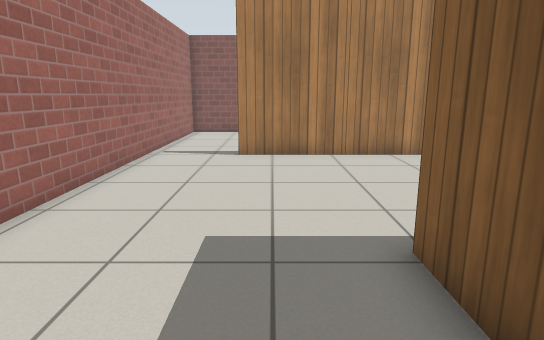
[1] (above)

24 first-person views from a walk through a robot-simulator world made for Gazebo. The camera is 1 m above the floor, tilts 12° down and sees 75° across. The floor is counted in squares, 0.5 m on a side. Each view is taken from the middle of a square. On the plan, view 1 faces up. The plan holds only what a view shows up to about 19 squares ahead; the rest is blank. The robots in the file are not drawn. Gazebo's built-in surfaces are drawn with simple patterns.

[2]
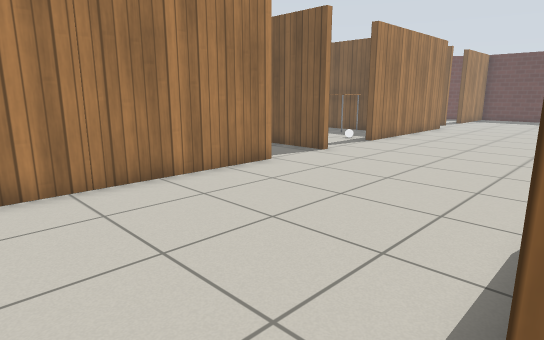

[3]
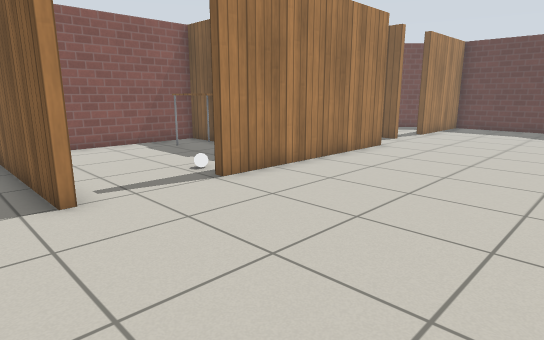

[4]
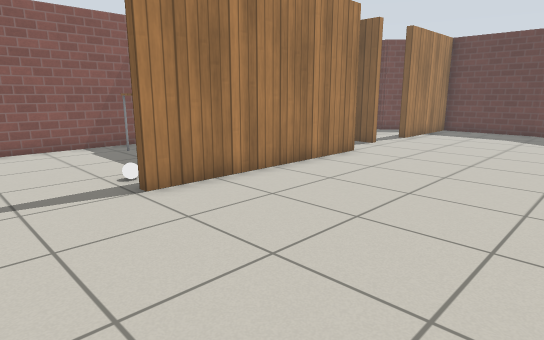

[5]
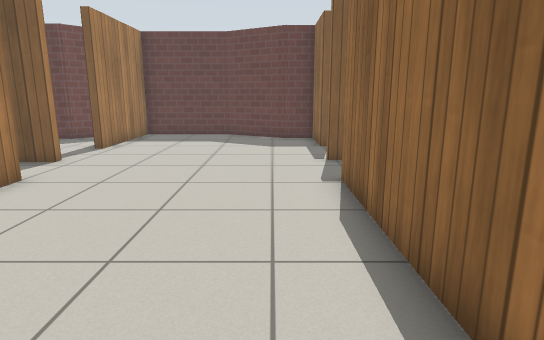

[6]
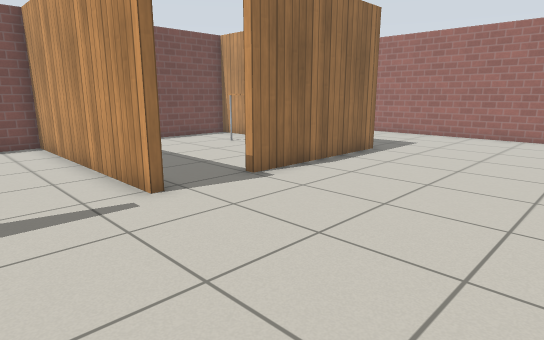

[7]
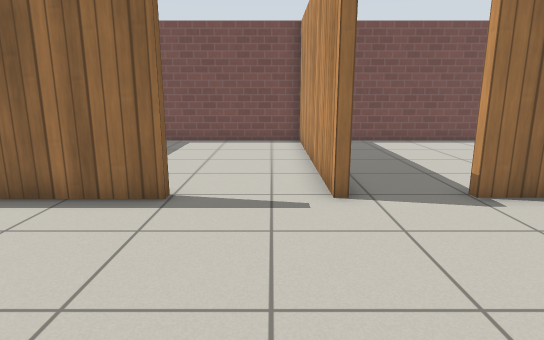

[8]
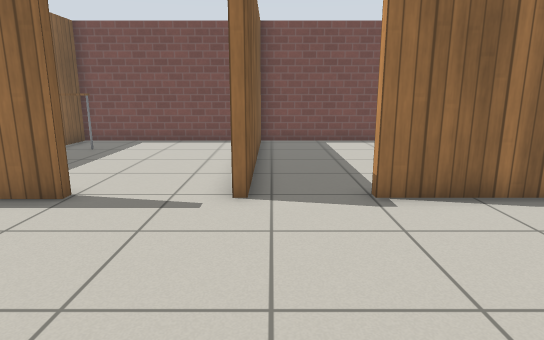

[9]
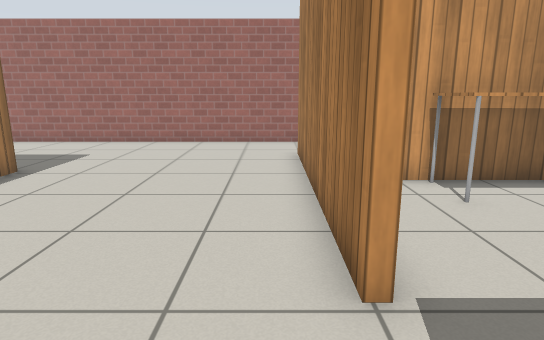

[10]
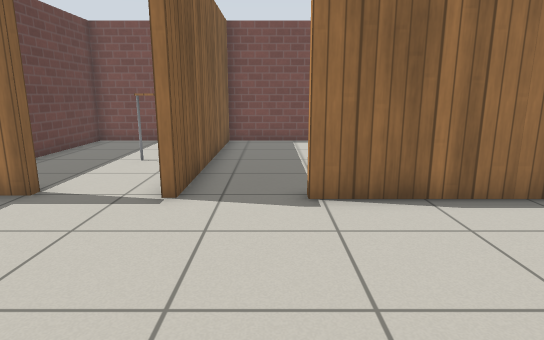

[11]
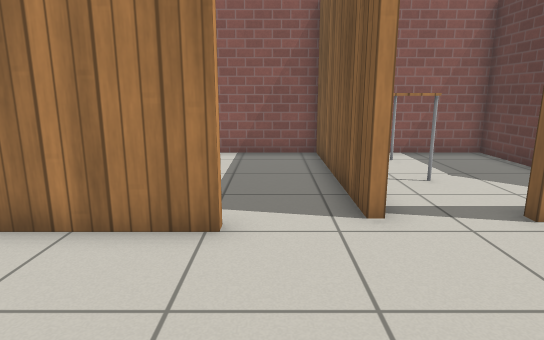

[12]
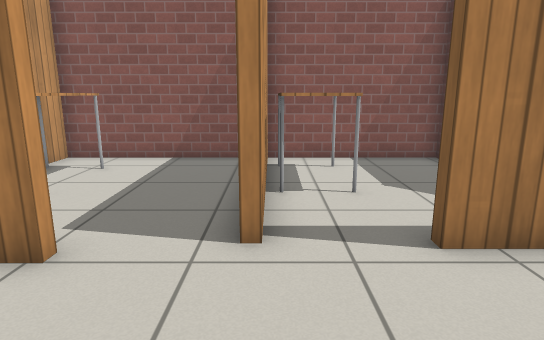

[13]
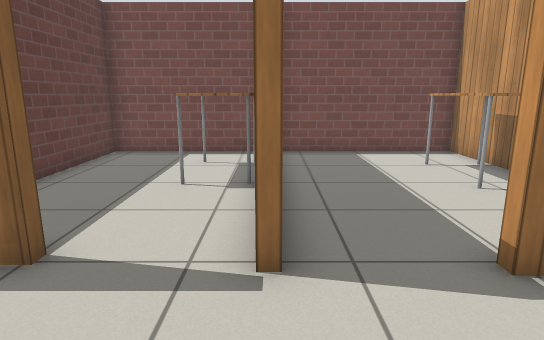

[14]
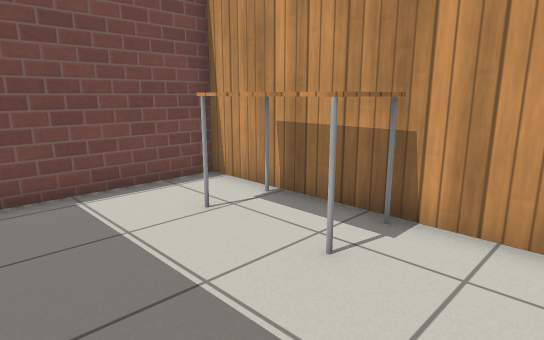

[15]
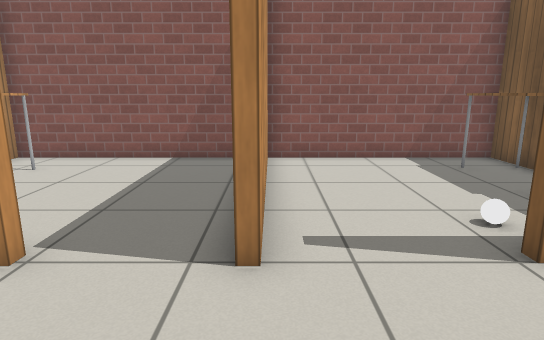

[16]
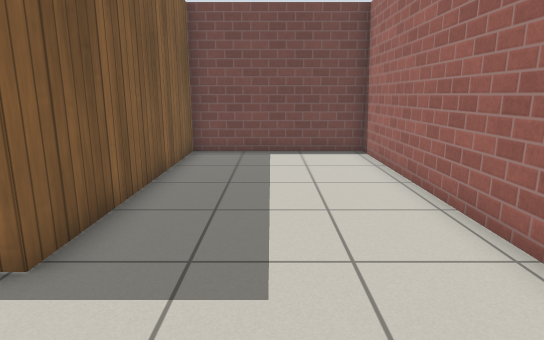

[17]
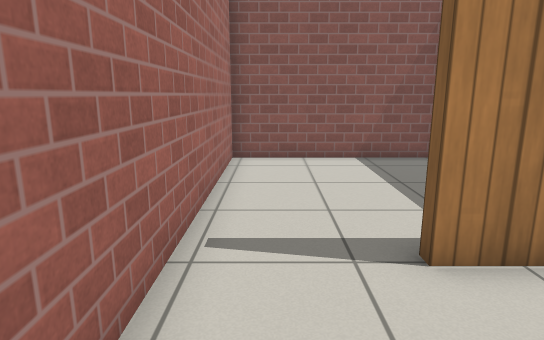

[18]
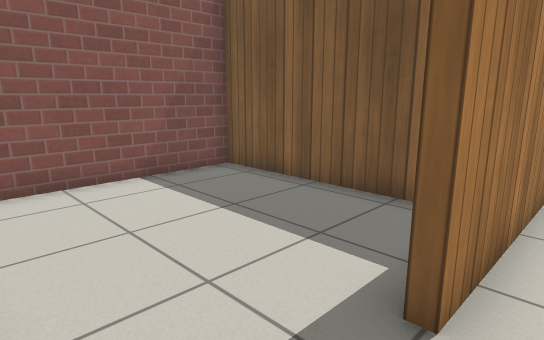

[19]
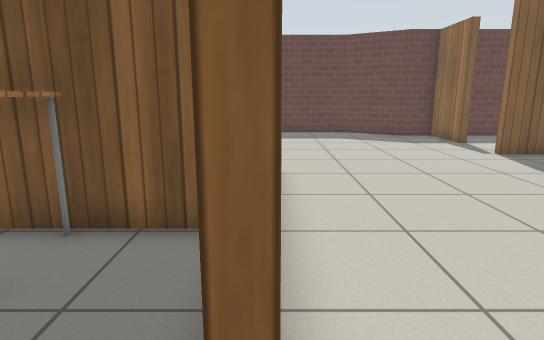

[20]
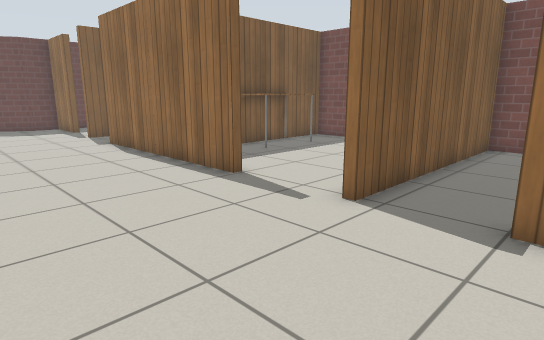

[21]
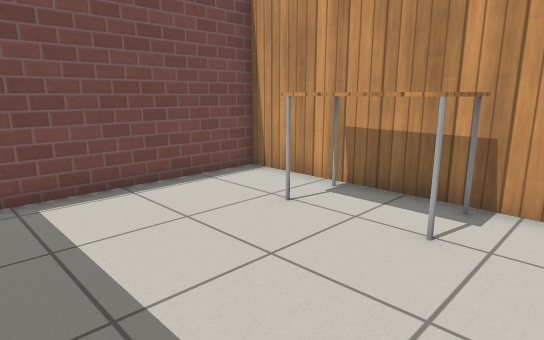

[22]
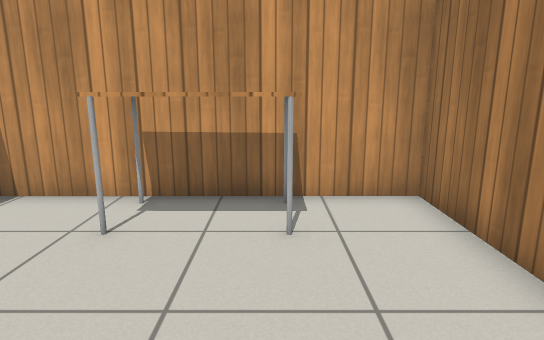

[23]
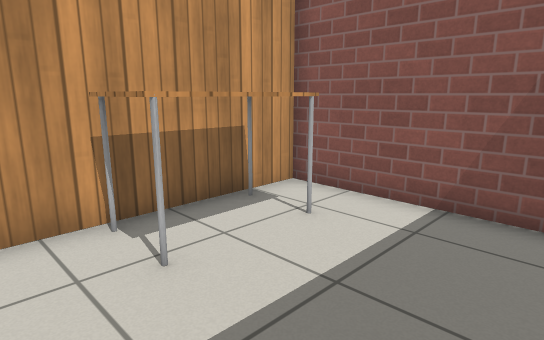

[24]
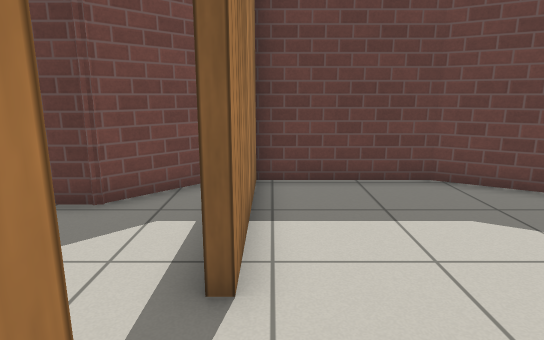

### Floor plan
Points are (right, up) in squares from view 1. A wall is a line through its corners. A room is listed if a view was taken in it or the views show most of it. See-through windows are left out.
Room 1 (views 1, 2, 3, 4, 5, 6, 7, 8, 9, 10, 11, 12, 13, 15, 16, 17, 18, 20, 24)
walls: (10.5, 4.3) (10.8, 4.3); (14, 4.3) (22.4, 4.3); (7.9, 11.9) (-1.3, 11.9); (22.3, 11.9) (14.2, 11.9); (24.9, 3.4) (24.9, 4.4); (-4.3, 11.6) (-4.3, -4.6) (1.8, -4.6) (1.8, 4.3) (7.9, 4.3) (7.9, 3.9); (27.8, 4.1) (30.6, 4.1) (30.6, 5.4) (32.2, 8.2) (32.2, 12.4) (27.2, 12.4)
ways out: opening at (23.5, 4) to room 2; opening at (13, 12) to room 3; opening at (9, 4) to room 4; opening at (23.5, 12.5) to room 5; opening at (-3, 12) to room 6; opening at (9, 12) to room 7; opening at (13, 4) to room 8; opening at (26.5, 4) to room 9; opening at (26.5, 13) to room 10
Room 2 (view 14)
walls: (18.6, -2.4) (18.6, -4.6) (24.9, -4.6) (24.9, 3.4); (18.6, 2.5) (18.6, 0.5)
ways out: opening at (23.5, 4) to room 1
objects: table (19, -2) to (20, 0)
Room 3 (view 19)
walls: (14.2, 11.9) (14.2, 12.4); (10.8, 18.6) (10.8, 11.9); (18.1, 13) (18.1, 19.3) (10.9, 19.3)
ways out: opening at (13, 12) to room 1
objects: white ball (15, 13); table (17, 15) to (17, 18)
Room 4 (views 21, 22)
walls: (5.5, 4) (2.1, 4) (2.1, -4.6) (10.5, -4.6) (10.5, 4.3)
ways out: opening at (9, 4) to room 1
objects: table (3, -1) to (4, 1)
Room 5 (view 23)
walls: (22.3, 12.4) (22.3, 11.9); (24.6, 12.5) (24.6, 19.3) (18.4, 19.3) (18.4, 13.5)
ways out: opening at (23.5, 12.5) to room 1
objects: table (19, 15) to (20, 17)
Room 6 (no view inside)
walls: (2.5, 17.4) (2.5, 19.3) (-4.3, 19.3) (-4.3, 11.6); (2.5, 13.6) (2.5, 14.5)
ways out: opening at (-3, 12) to room 1
objects: table (3, 15) to (4, 17)
Room 7 (no view inside)
walls: (9.8, 19.3) (2.8, 19.3); (10.5, 11.9) (10.5, 17.6)
ways out: opening at (9, 12) to room 1
Room 8 (no view inside)
walls: (10.8, 4.3) (10.8, -4.6) (18.3, -4.6) (18.3, -2.4)
ways out: opening at (13, 4) to room 1
objects: table (17, -2) to (18, 0)
Room 9 (no view inside)
walls: (25.6, -4.6) (30.6, -4.6) (30.6, 2.4)
ways out: opening at (26.5, 4) to room 1
objects: table (26, 0) to (27, 0); table (27, -2)
Room 10 (no view inside)
walls: (27.2, 12.4) (27.2, 12.8); (24.9, 18.9) (24.9, 12.5); (31.9, 13.6) (30.3, 15.2) (30.3, 19.3) (24.9, 19.3)
ways out: opening at (26.5, 13) to room 1
objects: table (26, 15) to (27, 15); table (27, 18)

Positions as (right, up) in squares from view 1, and headings:
1: (0, 0), facing up
2: (0, 4), facing up-right
3: (9, 5), facing up-right
4: (11, 5), facing up-right
5: (14, 6), facing right
6: (14, 11), facing down-left
7: (12, 11), facing down
8: (10, 11), facing down
9: (11, 11), facing left
10: (23, 11), facing down
11: (23, 7), facing up
12: (25, 8), facing up
13: (25, 8), facing down
14: (24, 3), facing down-left
15: (11, 8), facing up
16: (-1, 8), facing down
17: (-3, 8), facing up
18: (-4, 11), facing up-right
19: (13, 12), facing right
20: (7, 10), facing down-right
21: (9, 3), facing down-left
22: (9, 1), facing left
23: (24, 13), facing up-left
24: (24, 12), facing right
